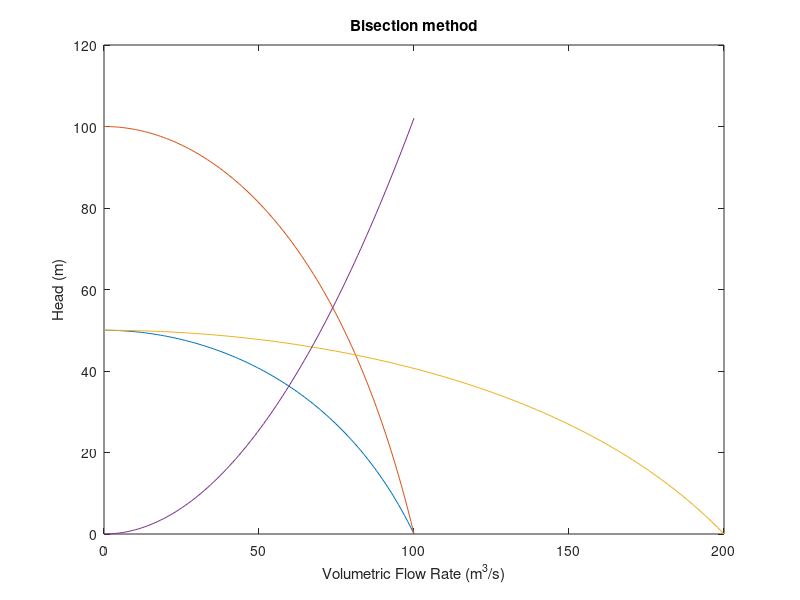

Recreate this plot in MATLAB. (Note: this script raises an error after producing the figure.)
% Konstantin Zelmanovich
% Jayden Chen
% ECEC T480 - Numerical Methods
% Project 1

%% Bisection
clear all;
clc;
x = linspace(0, 100);
y = 50 * log(exp(1) + -2*((x/100).^2) + (3 - exp(1))*((x/100).^3));
y2 = 0.2 * (x.^2) / (2 * 9.8);
y3 = @(g) 50 * log(exp(1) + -2*((g/100).^2) + (3 - exp(1))*((g/100).^3)) - 0.2 * (g.^2) / (2 * 9.8);

%Original Pump
plot(x, y)
hold on

%Original Pump with a doubled output
plot(x, 2*y)
plot(2*x, y)
plot(x, y2)
title('Bisection method')
xlabel('Volumetric Flow Rate (m^3/s)')
ylabel('Head (m)')

% Pumps in series (doubled)
y4 = @(g) (50 * log(exp(1) + -2*((g/100).^2) + (3 - exp(1))*((g/100).^3))) *2 - 0.2 * (g.^2) / (2 * 9.8);

% Pumps in parallel
y5 = @(g) 50 * log(exp(1) + -2*((g*2/100).^2) + (3 - exp(1))*((g*2/100).^3)) - 0.2 * (g.^2) / (2 * 9.8);

fprintf('\n Bisection Approach of Original Pump: \n')
bisection(y3 ,0, 200, 50, 0.1) 

fprintf('\n False Position Approach of Original Pump: \n')
false_position(y3 ,0, 200, 50, 0.1)

fprintf('\n Bisection Approach of Series Pump: \n')
bisection(y4 ,0, 200, 50, 0.1) 

fprintf('\n False Position Approach of Series Pump: \n')
false_position(y4 ,0, 200, 50, 0.1)

fprintf('\n Bisection Approach of Parallel Pump: \n')
bisection(y5 ,0, 200, 50, 0.1) 

fprintf('\n False Position Approach of Parallel Pump: \n')
false_position(y5 ,0, 200, 50, 0.1)

%Plotting Pump Original
x = 59.6;
y2 = 0.2 * (x.^2) / (2 * 9.8);
plot(x, y2, 'o')

% Plotting Pump in Series
x = 73.74;
y2 = 0.2 * (x.^2) / (2 * 9.8);
plot(x, y2, 'o')

% Plotting Pump in Parallel
x = 66.67;
y2 = 0.2 * (x.^2) / (2 * 9.8);
plot(x, y2, 'o')


legend({'x1 = 59.6','x2 = 73.74', 'x3 = 66.67'},'Location','northeast')




%% False-Position
clear all;
clc;
x = linspace(0, 100);
y = 50 * log(exp(1) + -2*((x/100).^2) + (3 - exp(1))*((x/100).^3));
y2 = 0.2 * (x.^2) / (2 * 9.8);
y3 = @(g) 50 * log(exp(1) + -2*((g/100).^2) + (3 - exp(1))*((g/100).^3)) - 0.2 * (g.^2) / (2 * 9.8);

%Original Pump
plot(x, y)
hold on

%Original Pump with a doubled output
plot(x, 2*y)
plot(2*x, y)
plot(x, y2)
title('False-Position method')
xlabel('Volumetric Flow Rate (m^3/s)')
ylabel('Head (m)')

%Plotting Pump Original
x = 59.6;
y2 = 0.2 * (x.^2) / (2 * 9.8);
plot(x, y2, 'o')

% Plotting Pump in Series
x = 73.74;
y2 = 0.2 * (x.^2) / (2 * 9.8);
plot(x, y2, 'o')

% Plotting Pump in Parallel
x = 66.67;
y2 = 0.2 * (x.^2) / (2 * 9.8);
plot(x, y2, 'o')

legend({'x1 = 59.6','x2 = 73.74', 'x3 = 66.67'},'Location','northeast')
